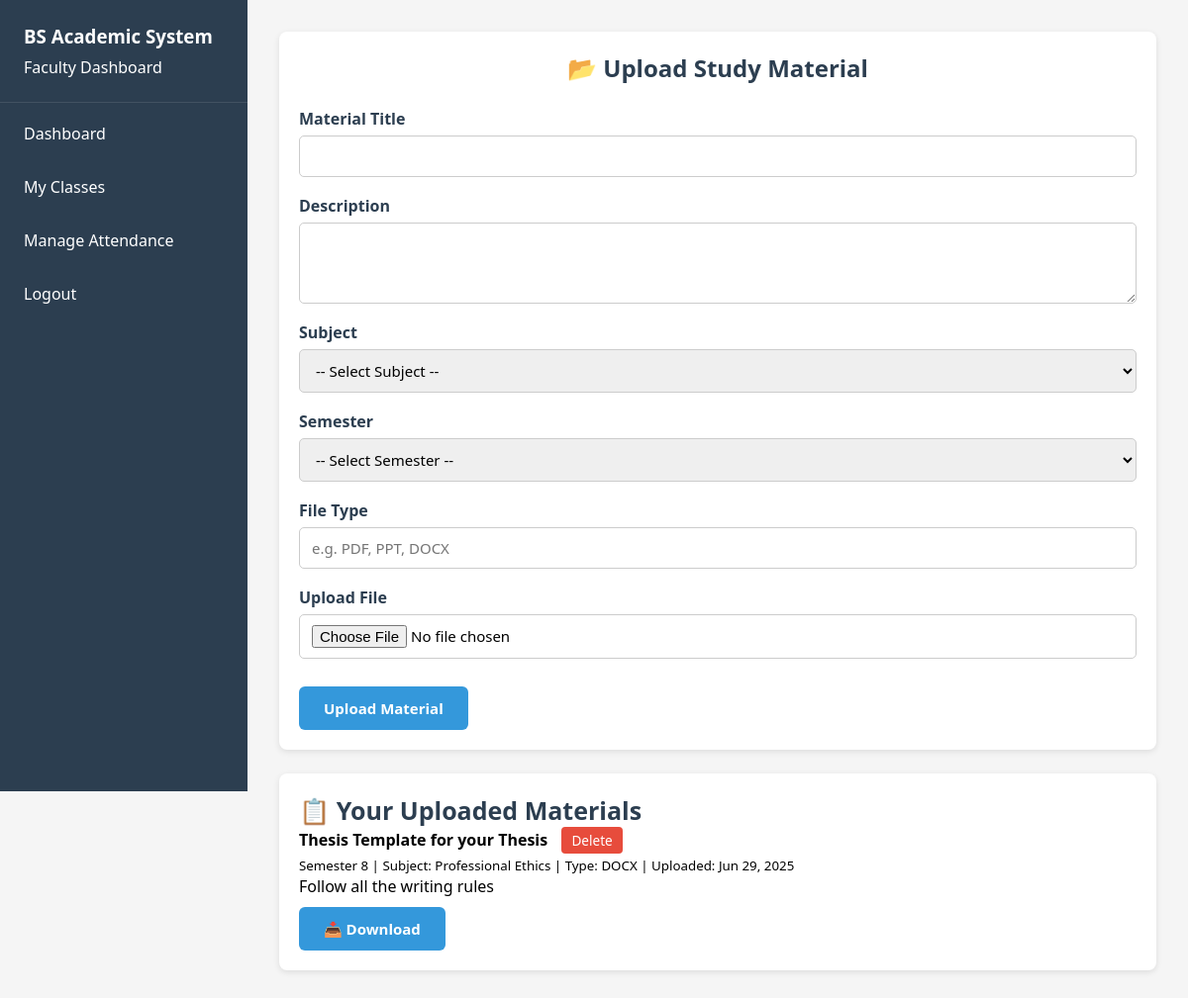
Screenshot of /faculty/upload_material.php (signed in) with the database file from the repository.
### tables this page shows
CREATE TABLE `study_materials` (
  `material_id` int(11) NOT NULL,
  `subject_id` int(11) DEFAULT NULL,
  `uploaded_by` int(11) DEFAULT NULL,
  `title` varchar(100) NOT NULL,
  `description` text DEFAULT NULL,
  `file_path` varchar(255) NOT NULL,
  `upload_date` datetime DEFAULT current_timestamp(),
  `semester_id` int(11) DEFAULT NULL,
  `file_type` varchar(20) DEFAULT NULL
);

CREATE TABLE `semesters` (
  `semester_id` int(11) NOT NULL,
  `semester_number` int(11) DEFAULT NULL CHECK (`semester_number` between 1 and 8),
  `academic_year` varchar(20) NOT NULL,
  `start_date` date NOT NULL,
  `end_date` date NOT NULL
);

CREATE TABLE `subjects` (
  `subject_id` int(11) NOT NULL,
  `subject_code` varchar(20) NOT NULL,
  `subject_name` varchar(100) NOT NULL,
  `credit_hours` int(11) NOT NULL,
  `description` text DEFAULT NULL,
  `department` varchar(50) DEFAULT NULL
);

### faculty/upload_material.php (the view, shortened to what this page needs)
<?php
include '../includes/db.php';
$faculty_id = $_SESSION['user_id'];
$sql = "SELECT m.material_id, m.title, m.description, m.file_path, m.file_type, m.upload_date, s.subject_name, sem.semester_number
        FROM study_materials m
        JOIN subjects s ON m.subject_id = s.subject_id
        JOIN semesters sem ON m.semester_id = sem.semester_id
        WHERE m.uploaded_by = ?
        ORDER BY m.upload_date DESC";
$stmt = $conn->prepare($sql);
$stmt->bind_param("i", $faculty_id);
$stmt->execute();
$materials = $stmt->get_result();
?>
<!DOCTYPE html>
<html lang="en">
<head>
    <link rel="stylesheet" href="../assets/css/dashboard.css">
</head>
<body>
<div class="dashboard">
    <?php include 'sidebar.php'; ?>
    <div class="main-content">
        <div class="card">
            <h2>📂 Upload Study Material</h2>
            <form method="post" enctype="multipart/form-data">
                <div class="form-group">
                    <label for="title">Material Title</label>
                    <input type="text" name="title" id="title" required>
                </div>
                <div class="form-group">
                    <label for="description">Description</label>
                    <textarea name="description" id="description" rows="3"></textarea>
                </div>
                <div class="form-group">
                    <label for="subject_id">Subject</label>
                    <select name="subject_id" id="subject_id" required>
                        <option value="">-- Select Subject --</option>
                    </select>
                </div>
                <div class="form-group">
                    <label for="semester_id">Semester</label>
                    <select name="semester_id" id="semester_id" required>
                        <option value="">-- Select Semester --</option>
                    </select>
                </div>
                <div class="form-group">
                    <label for="file_type">File Type</label>
                    <input type="text" name="file_type" id="file_type" placeholder="e.g. PDF, PPT, DOCX" required>
                </div>
                <div class="form-group">
                    <label for="material_file">Upload File</label>
                    <input type="file" name="material_file" id="material_file" required>
                </div>
                <button type="submit" class="btn">Upload Material</button>
            </form>
        </div>
        <div class="card material-list">
            <h3>📋 Your Uploaded Materials</h3>
            <?php if ($materials->num_rows > 0): ?>
                <ul style="list-style:none; padding-left:0;">
                    <?php while ($row = $materials->fetch_assoc()): ?>
                        <li class="material-item">
                            <strong><?= htmlspecialchars($row['title']) ?></strong>
                            <a href="javascript:void(0);" onclick="confirmDelete(<?= $row['material_id'] ?>)" class="delete-btn">Delete</a><br>
                            <small>
                                Semester <?= $row['semester_number'] ?> |
                                Subject: <?= htmlspecialchars($row['subject_name']) ?> |
                                Type: <?= htmlspecialchars($row['file_type']) ?> |
                                Uploaded: <?= date("M d, Y", strtotime($row['upload_date'])) ?>
                            </small>
                            <p><?= nl2br(htmlspecialchars($row['description'])) ?></p>
                            <a class = "btn btn-edit"href="../uploads/materials/<?= htmlspecialchars($row['file_path']) ?>" target="_blank">📥 Download</a>
                        </li>
                    <?php endwhile; ?>
                </ul>
            <?php else: ?>
                <p>No study materials uploaded yet.</p>
            <?php endif; ?>
        </div>
    </div>
</div>
</body>
</html>

### assets/css/dashboard.css (style rules this page uses)
* { margin: 0; padding: 0; box-sizing: border-box; font-family: 'Segoe UI', Tahoma, Geneva, Verdana, sans-serif; }
html, body { height: 100%; background: #f5f5f5; }
body { padding-left: 250px; }
.dashboard { display: flex; min-height: 100vh; }
.main-content { flex: 1; padding: 2rem; }
.btn { background-color: #3498db; color: white; font-size: 15px; padding: 12px 25px; border: none; border-radius: 6px; font-weight: 600; cursor: pointer; transition: background-color 0.3s; display: inline-block; margin-top: 10px; text-align: center; text-decoration: none; }
.delete-btn { background-color: #e74c3c; color: white; padding: 4px 10px; border-radius: 4px; font-size: 0.85rem; margin-left: 10px; text-decoration: none; cursor: pointer; display: inline-block; }
.btn-edit { background: #3498db; color: white; }
.card h3 { font-size: 25px; color: #2c3e50; }
.card, .stat-card, .management-section, .subject-section, .form-section, .class-card { background: white; border-radius: 8px; padding: 20px; box-shadow: 0 2px 6px rgba(0,0,0,0.1); margin-bottom: 24px; transition: transform 0.3s ease; }
.form-group { margin-bottom: 18px; display: flex; flex-direction: column; }
.form-group label { font-weight: 600; margin-bottom: 6px; color: #2c3e50; }
.form-group input, .form-group select, .form-group textarea { padding: 10px 12px; font-size: 15px; border: 1px solid #ccc; border-radius: 5px; transition: border-color 0.3s; resize: vertical; }
h2 { text-align: center; margin-bottom: 1.5rem; color: #2c3e50; }

### assets/css/sidebar.css (style rules this page uses)
* { margin: 0; padding: 0; box-sizing: border-box; font-family: 'Segoe UI', Tahoma, Geneva, Verdana, sans-serif; }

### rows the page displays
study_materials: title "Thesis Template for your Thesis", semester.semester_number "8", subject.subject_name "Professional Ethics", file_type "DOCX", upload_date "Jun 29, 2025", description "Follow all the writing rules"
